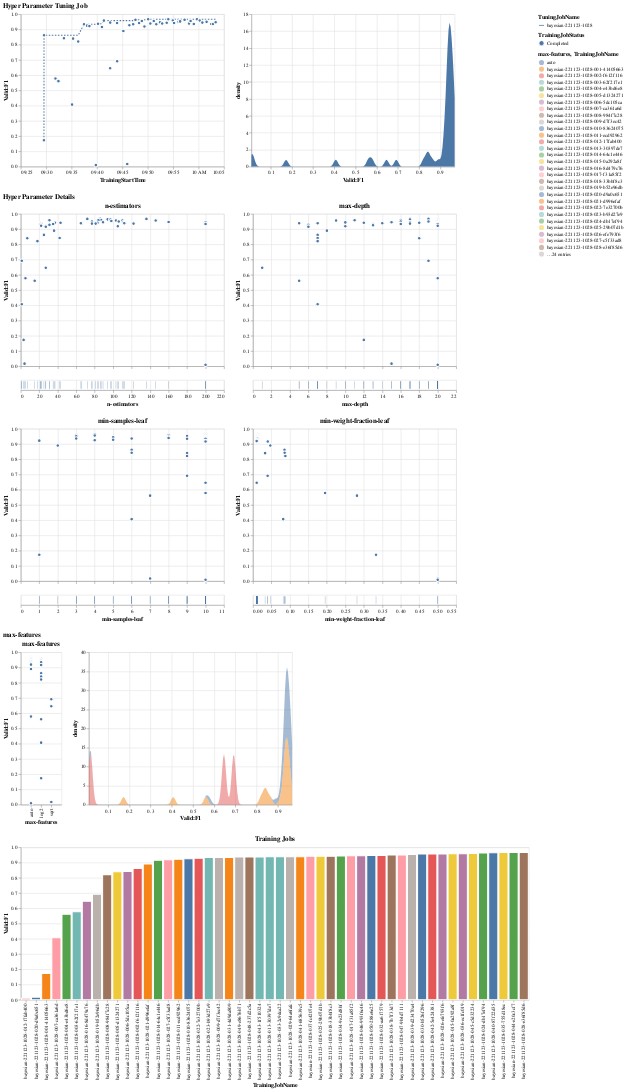

This figure's notebook cell:
### Markdown cell above
### Bayesian

### Code cell
visualize_tuning_job(bayesian_tuner, advanced=True, trials_only=True)
